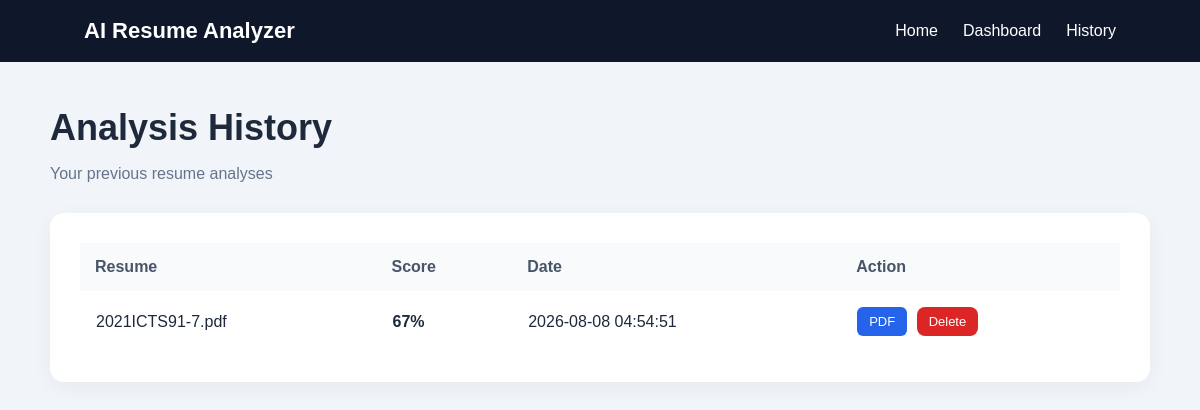
Before: /history with the older database file.
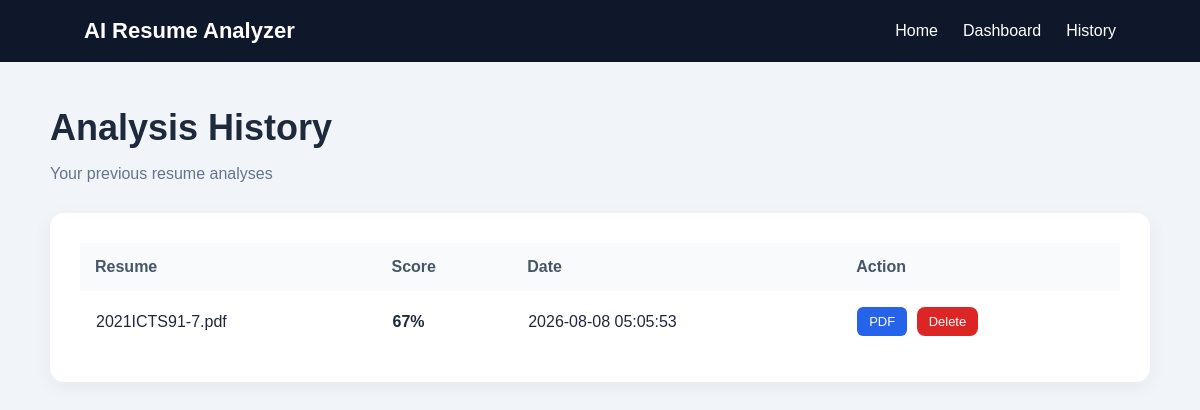
After: the same page with the newer database file.
### tables this page shows
CREATE TABLE analyses (
            id INTEGER PRIMARY KEY AUTOINCREMENT,
            filename TEXT NOT NULL,
            score INTEGER NOT NULL DEFAULT 0,
            matched_skills TEXT DEFAULT '[]',
            missing_skills TEXT DEFAULT '[]',
            suggestions TEXT DEFAULT '[]',
            created_at TIMESTAMP DEFAULT CURRENT_TIMESTAMP
        );

### app.py (the view)
@app.route("/history")
def history():
    analyses = get_all_analyses()
    return render_template(
        "history.html",
        analyses=analyses
    )

### database.py (called while the page is built)
def get_connection():
    connection = sqlite3.connect(DATABASE)
    connection.row_factory = sqlite3.Row
    return connection

def get_all_analyses():
    connection = get_connection()
    rows = connection.execute("""
        SELECT *
        FROM analyses
        ORDER BY id DESC
    """).fetchall()
    connection.close()
    return rows

### templates/history.html (shortened to what this page needs)
{% extends "base.html" %}
{% block content %}
<div class="dashboard-container">
    <div class="dashboard-header">
        <h1>
            Analysis History
        </h1>
        <p>
            Your previous resume analyses
        </p>
    </div>
    <div class="dashboard-card">
        {% if analyses %}
        <div class="table-container">
            <table>
                <thead>
                    <tr>
                        <th>
                            Resume
                        </th>
                        <th>
                            Score
                        </th>
                        <th>
                            Date
                        </th>
                        <th>
                            Action
                        </th>
                    </tr>
                </thead>
                <tbody>
                    {% for analysis in analyses %}
                    <tr>
                        <td>
                            {{ analysis["filename"] }}
                        </td>
                        <td>
                            <strong>
                                {{ analysis["score"] }}%
                            </strong>
                        </td>
                        <td>
                            {{ analysis["created_at"] }}
                        </td>
                        <td>
                            <a href="/download/{{ analysis['filename'].rsplit('.', 1)[0] }}_analysis_report.pdf"
                                class="small-button">
                                PDF
                            </a>
                            <form action="/delete/{{ analysis['id'] }}" method="POST" style="display:inline;">
                                <button type="submit" class="delete-button"
                                    onclick="return confirm('Delete this analysis?')">
                                    Delete
                                </button>
                            </form>
                        </td>
                    </tr>
                    {% endfor %}
                </tbody>
            </table>
        </div>
        {% endif %}
    </div>
</div>
{% endblock %}

Changed rows visible on the page:
changed analyses "2021ICTS91-7.pdf": created_at "2026-08-08 04:54:51" → "2026-08-08 05:05:53"
